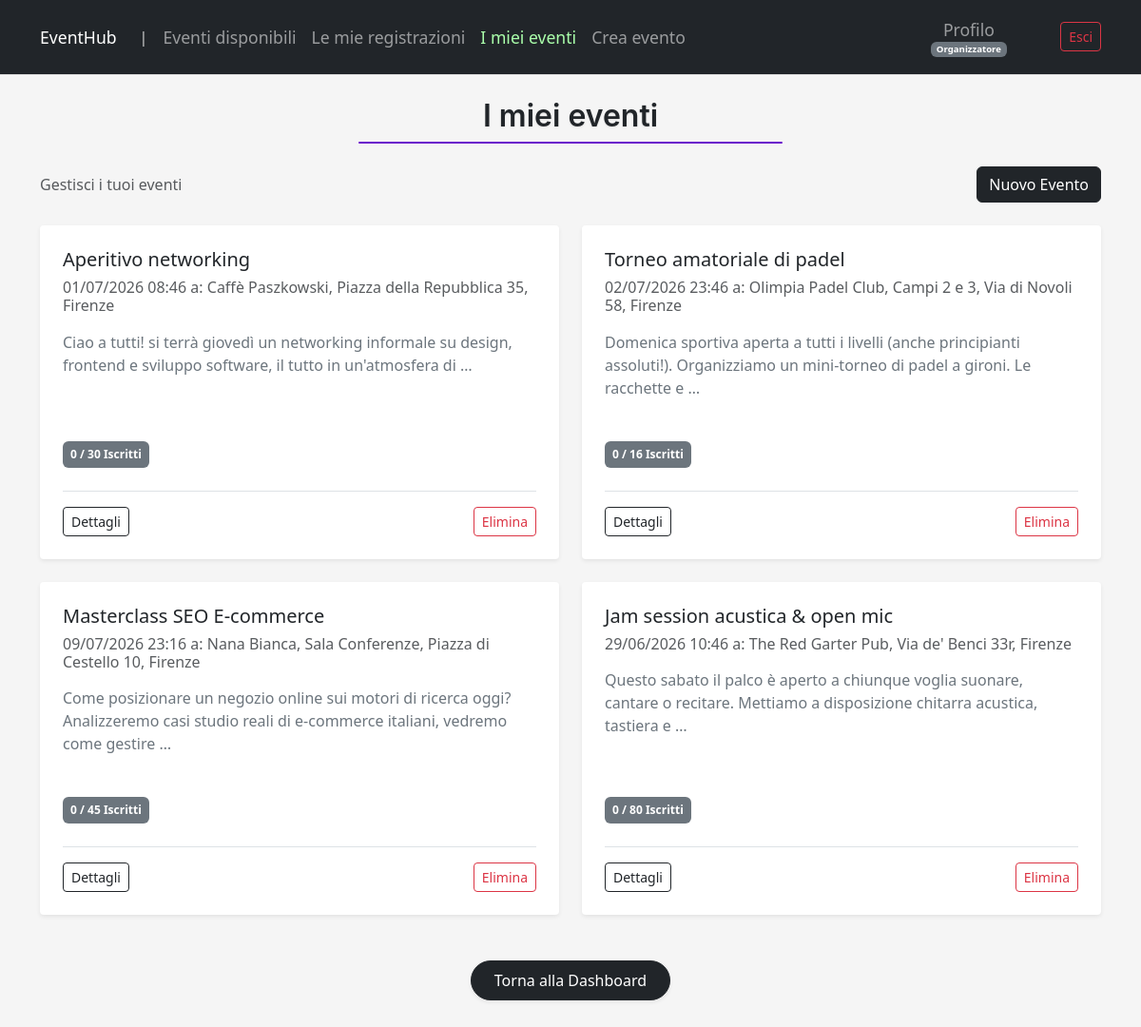
Before: /my-organized-events/ (signed in) with the older database file.
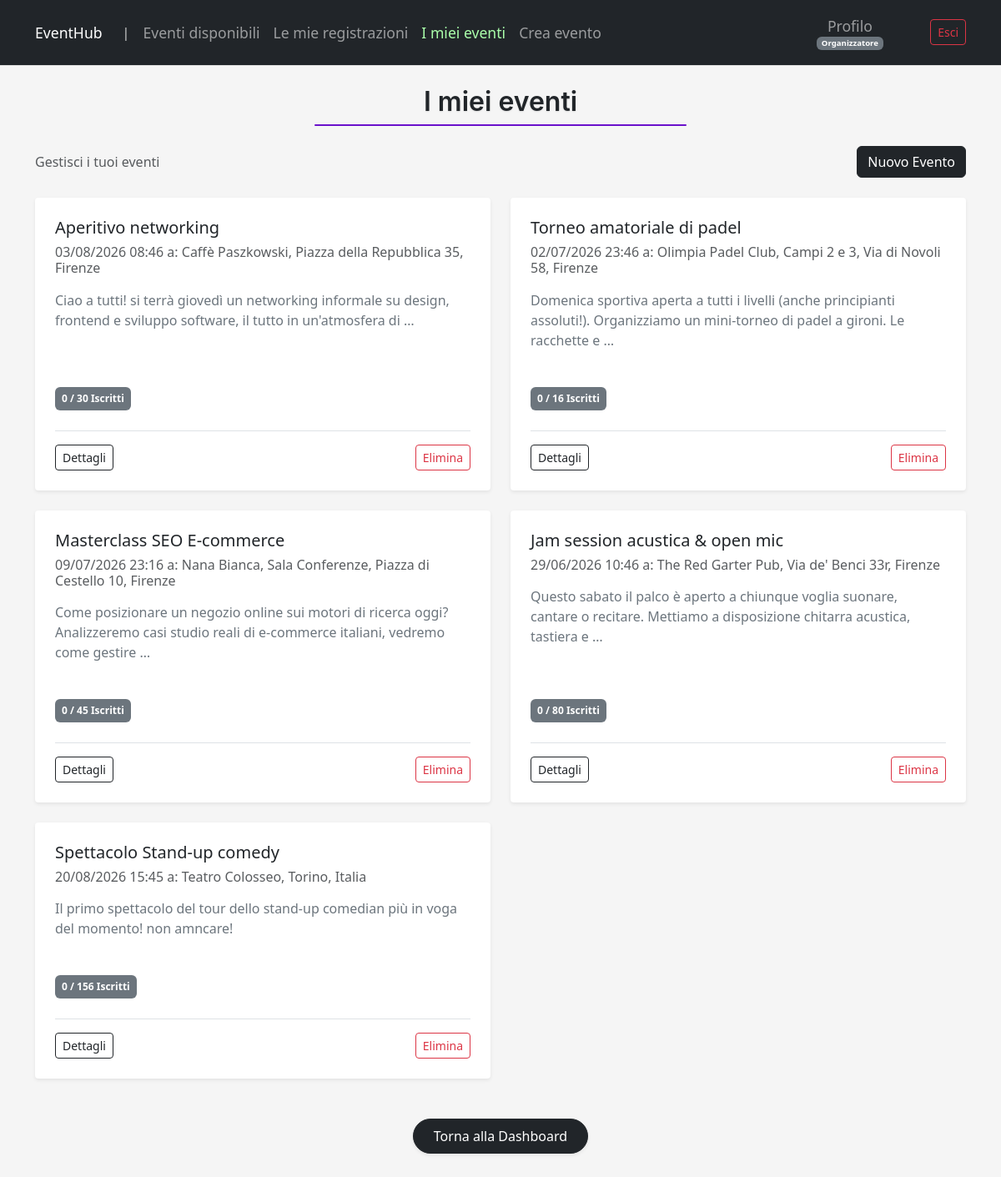
After: the same page with the newer database file.
### eventhub/services/models.py (models this page shows, shortened)
class Event(models.Model):
    title = models.CharField(max_length=50)
    description = models.TextField()
    date = models.DateTimeField()
    location = models.CharField(max_length=100)
    max_capacity = models.PositiveIntegerField(null=True, blank=True)
    organizer = models.ForeignKey(
        settings.AUTH_USER_MODEL,
        on_delete=models.CASCADE,
        related_name='organized_events',
        limit_choices_to={'user_type': 'organizer'}
    )

### eventhub/services/views.py (the view)
# urls.py: path('my-organized-events/', OrganizerEventsView.as_view(), name='my_organized_events'),
class OrganizerEventsView(LoginRequiredMixin, AdminOnlyMixin, OrganizerRequiredMixin, ListView):
    model = Event
    template_name = 'services/my_organized_events.html'
    context_object_name = 'events'
    def get_queryset(self):
        return Event.objects.filter(organizer=self.request.user)

### eventhub/services/permissions.py (called while the page is built)
def is_organizer(user):
    return user.user_type == 'organizer'

def is_admin(user):
    return getattr(user, "user_type", None) == "admin"

    def dispatch(self, request, *args, **kwargs):
        if not (is_organizer(request.user) or is_admin(request.user)):
            raise PermissionDenied("Solo gli organizzatori o amministratori possono accedere a questa pagina")
        return super().dispatch(request, *args, **kwargs)

    def dispatch(self, request, *args, **kwargs):
        if is_admin(request.user):
            raise PermissionDenied("Non puoi eseguire questa azione")
        return super().dispatch(request, *args, **kwargs)

### eventhub/services/templates/services/my_organized_events.html (shortened to what this page needs)
{% extends "services/base.html" %}
{% block content %}
<div class="text-center mb-4">
    <h2 class="page-title">I miei eventi</h2>
</div>
<div class="row mb-4 align-items-center">
    <div class="col-md-8">
        <p class="text-muted mb-0">Gestisci i tuoi eventi</p>
    </div>
    <div class="col-md-4 text-md-end mt-3 mt-md-0">
        <a href="{% url 'create_event' %}" class="btn btn-dark">
            Nuovo Evento
        </a>
    </div>
</div>
{% if events %}
<div class="row row-cols-1 row-cols-md-2 g-4">
    {% for event in events %}
    <div class="col">
        <div class="card h-100 shadow-sm border-0">
            <div class="card-body d-flex flex-column p-4">
                <h5 class="card-title mb-2">
                    <a href="{% url 'event_detail' event.id %}" class="text-decoration-none text-dark">
                        {{ event.title }}
                    </a>
                </h5>
                <h6 class="text-muted mb-3">
                    {{ event.date|date:"d/m/Y H:i" }} a: {{ event.location }}
                </h6>
                <p class="card-text text-secondary mb-4 flex-grow-1">
                    {{ event.description|truncatewords:20 }}
                </p>
                <div class="mb-4">
                    <span class="badge bg-secondary p-2">
                        {% if event.max_capacity %}
                        {{ event.registrations.count }} / {{ event.max_capacity }} Iscritti
                        {% else %}
                        {{ event.registrations.count }} Iscritti (Illimitati)
                        {% endif %}
                    </span>
                </div>
                <div class="d-flex flex-wrap gap-2 justify-content-between align-items-center mt-auto pt-3 border-top">
                    <div>
                        <a href="{% url 'event_detail' event.id %}" class="btn btn-outline-dark btn-sm">
                            Dettagli
                        </a>
                    </div>
                    <form method="post" action="{% url 'delete_event' event.id %}"
                        onsubmit="return confirm('Sei sicuro di voler eliminare questo evento?');" class="m-0">
                        <button type="submit" class="btn btn-outline-danger btn-sm">
                            Elimina
                        </button>
                    </form>
                </div>
            </div>
        </div>
    </div>
    {% endfor %}
</div>
{% endif %}
<div class="row mt-5">
    <div class="col-12 text-center">
        <a href="{% url 'home' %}" class="btn btn-dark px-4 py-2 shadow-sm rounded-pill">
            Torna alla Dashboard
        </a>
    </div>
</div>
{% endblock %}

Changed rows visible on the page:
changed Event "Aperitivo networking": date "01/07/2026 08:46" → "03/08/2026 08:46"
added Event: title "Spettacolo Stand-up comedy", date "20/08/2026 15:45", location "Teatro Colosseo, Torino, Italia", description "Il primo spettacolo del tour dello stand-up comedian più in voga del momento! non amncare!", registrations.count "0", max_capacity "156"
